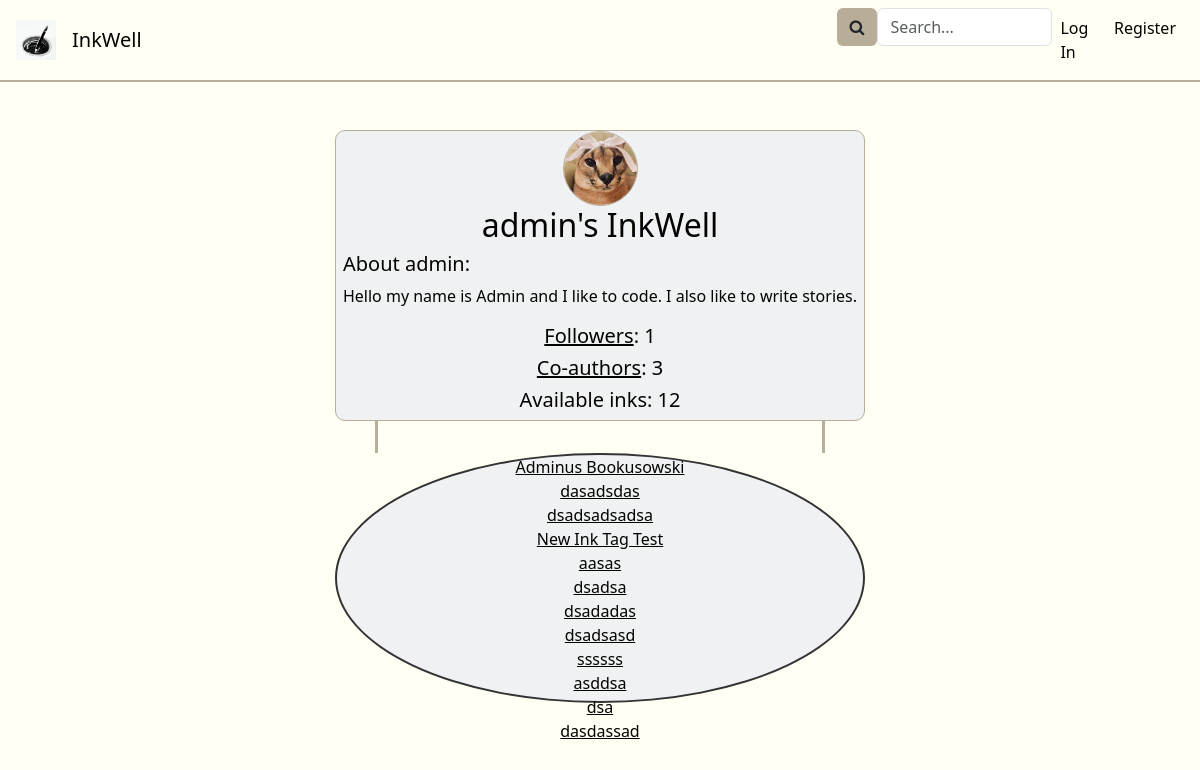
/well/admin, run on an earlier commit of the app's database.
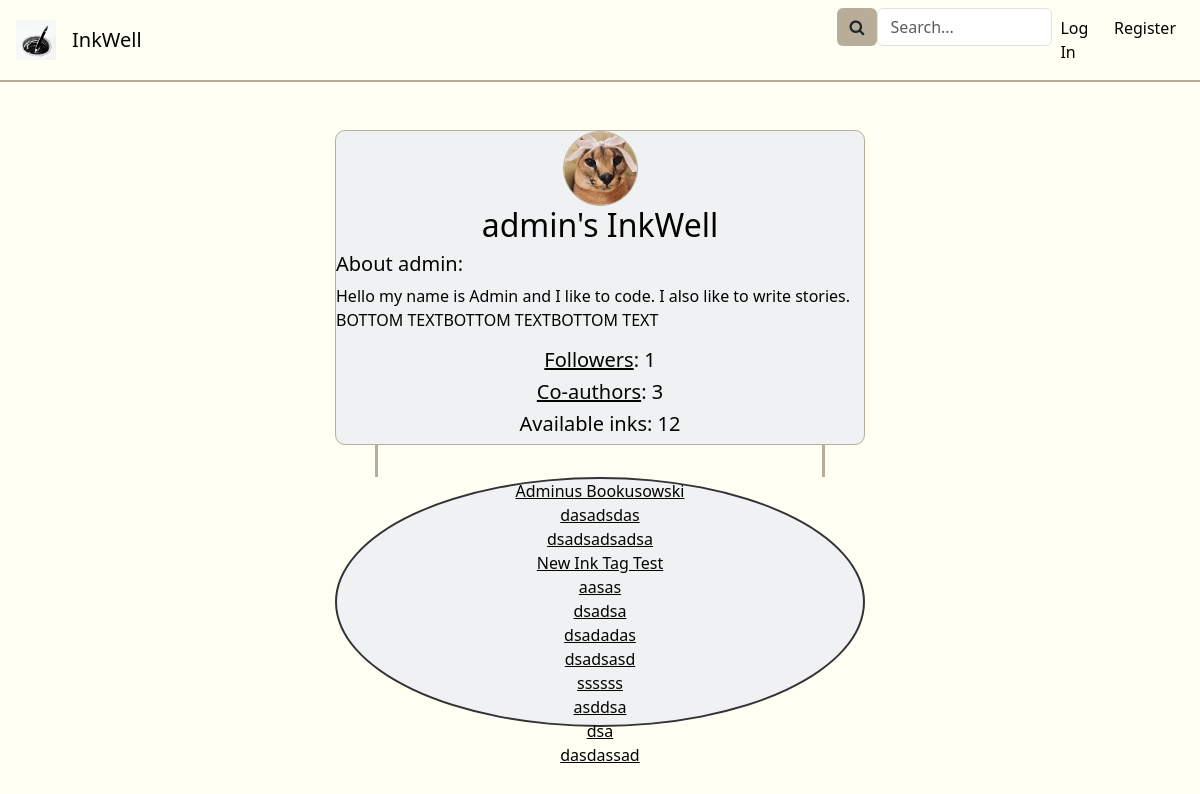
And on a later commit of the database.
### inkwell/models.py (models this page shows, shortened)
class User(AbstractUser):
    about = models.CharField(max_length=250, default="")
    profilePicture = models.ImageField(upload_to='', blank=True, null=True)
    @property
    def acceptedCoAuthorRequests(self): # Amount of accepted co-author requests the author got from other authors
        acar = Ink.objects.filter(inkOwner=self).exclude(coAuthors=None).values_list('coAuthors', flat=True)
        return acar.count()
    @property
    def followers(self):
        f = Follow.objects.filter(followee=self)
        return f.count()
    def __str__(self):
        return f"{self.username}"

class Ink(models.Model):
    wellOrigin = models.ForeignKey(Well, on_delete=models.CASCADE, related_name="well_pk", default="")
    inkOwner = models.ForeignKey(User, on_delete=models.CASCADE, related_name="ink_owner", default="")
    coAuthors = models.ManyToManyField(User, related_name="CoAuthors", blank=True)
    privateStatus = models.BooleanField(default=False)
    updateStatus = models.BooleanField(default=False) # If the Ink is edited at least once, this changes to true
    ink_following = models.ManyToManyField(User, related_name="ink_following", blank=True)
    tags = models.ManyToManyField(Tag, related_name="tags", blank=True)
    description = models.CharField(max_length=500, default="")
    title = models.CharField(max_length=64, default="")
    views = models.PositiveBigIntegerField(default=0)
    creation_date = models.DateTimeField(default=timezone.now, editable=False)

### inkwell/views.py (the view)
# urls.py: path('well/<str:username>', views.well, name='well'),
def well(request, username):
    followCheck = False
    wellOwner = User.objects.get(username=username)
    if request.user.is_authenticated:
        current_user = User.objects.get(pk=request.user.pk)
        if Follow.objects.filter(follower=current_user, followee=wellOwner):
            followCheck = True
    inks = Ink.objects.filter(inkOwner=wellOwner.pk, privateStatus=False)
    followers = wellOwner.followers
    co_authors = wellOwner.acceptedCoAuthorRequests
    return render(request, "inkwell/well.html", {
        "wellOwner": wellOwner,
        "inks": inks,
        "followers": followers,
        "ink_number": len(inks),
        "coAuthors": co_authors,
        "followCheck": followCheck,
        "title": f"{wellOwner}'s InkWell"
    })

### inkwell/templates/inkwell/well.html (shortened to what this page needs)
{% extends "inkwell/layout.html" %}
{% block body %}
<div class="well-col disFdirColAliCen mt-5">
    <div class="well-banner disFdirColAliCen">
        {% if wellOwner.profilePicture %}
            <img class="author-profile-picture" src="/media/{{wellOwner.profilePicture}}">
        {% else %}
            <img class="author-profile-picture" src="/media/no-profile-picture-icon.jpg">
        {% endif %}
        <h2 class="text-center" id="well-username" data-name="{{ wellOwner }}">{{ wellOwner }}'s InkWell</h2>
        <div class="profileAboutMe">
            <h5>About {{ wellOwner }}:</h5>
            <p>{{ wellOwner.about }}</p>
        </div>
        <h5><a href="{% url 'followers' username=wellOwner searchQuery='' %}">Followers</a>: {{ followers }}</h5>
        <h5><a href="{% url 'coauthors' username=wellOwner searchQuery='' %}">Co-authors</a>: {{ coAuthors }}</h5>
        <h5>Available inks: {{ ink_number }}</h5>
    </div>
    <div class="wellUnderBanner disFdirColAliCen">
        <div class="buttonsWellUnderBanner">
        </div>
    </div>
    <div class="well" id="well">
        <div class="inksInWell disFdirColAliCen">
            {% for ink in inks %}
                <a href="{% url 'ink_view' inkID=ink.id %}">{{ink.title}}</a>
            {% endfor %}
        </div>
    </div>
</div>
{% endblock %}

### inkwell/templates/inkwell/layout.html (shortened to what this page needs)
{% load static %}
<!DOCTYPE html>
<html lang="en">
    <head>
        <link href="https://cdn.jsdelivr.net/npm/bootstrap@5.3.2/dist/css/bootstrap.min.css" rel="stylesheet">
        <link href="{% static 'inkwell/styles.css' %}" rel="stylesheet">
        <link rel="stylesheet" href="https://cdnjs.cloudflare.com/ajax/libs/font-awesome/4.7.0/css/font-awesome.min.css">
        <link rel="stylesheet" href="//code.jquery.com/ui/1.12.1/themes/base/jquery-ui.css">
    </head>
    <body>
        <nav class="navbar navbar-expand-lg">
            <img class="nav-logo" src="{% static 'inkwell/inkwell1.ico' %}" width="40px" height="40px">
            <a class="navbar-brand" href="{% url 'index' %}">InkWell</a>
            <div class="collapse navbar-collapse" id="navbarNav">
                <ul class="navbar-nav d-flex justify-content-end nav-right col-4">
                    <li class="nav-item">
                        <form class="form" action="{% url 'mainSearch' %}" method="post">
                            <div class="mainSearchFunction">
                                <button class="btn btn-khaki"><i class="fa fa-search"></i></button>
                                <input class="form-control mainSearchQuery-style" placeholder="Search..." type="text" name="mainSearchQuery">
                            </div>
                        </form>
                    </li>
                    {% if user.is_authenticated %}
                        <li class="nav-item">
                            <a class="nav-link" href="{% url 'logout' %}">Log Out</a>
                        </li>
                    {% else %}
                        <li class="nav-item">
                            <a class="nav-link" href="{% url 'login' %}">Log In</a>
                        </li>
                        <li class="nav-item">
                            <a class="nav-link" href="{% url 'register' %}">Register</a>
                        </li>
                    {% endif %}
                </ul>
            </div>
          </nav>
        <div class="body">
            {% block body %}
            {% endblock %}
        </div>
    </body>
</html>

### inkwell/static/inkwell/styles.css (style rules this page uses)
:root { --black: #020202ff; --dark-green: #0d2818ff; --pakistan-green: #04471cff; --sea-green: #058c42ff; --malachite: #16db65ff; --coquelicot: #f15025ff; --white: #ffffffff; --platinum: #e6e8e6ff; --timberwolf: #ced0ceff; --eerie-black: #191919ff; --gunmetal: #223843ff; --antiflash-white: #eff1f3ff; --timberwolf: #dbd3d8ff; --desert-sand: #d8b4a0ff; --burnt-sienna: #d77a61ff; --baby-powder: #fdfffcff; --lapis-lazuli: #235789ff; --fire-engine-red: #c1292eff; --school-bus-yellow: #f1d302ff; --raisin-black: #161925ff; --khaki: #b7ad99ff; --folly: #ff4365ff; --black: #030301ff; --turquoise: #00d9c0ff; --ivory: #fffff3ff; --primary-color: var(--antiflash-white); --secondary-color: var(--ivory); --background-color: var(--ivory); --text-color: var(--black); --border-color: var(--khaki); --button-color: var(--khaki); }
.navbar-brand, .nav-logo { margin-left: 1rem; }
.navbar { border-bottom: 2px var(--border-color) solid; width: auto; }
.nav-right { margin-right: 1rem; }
.nav-link, .navbar-brand { color: var(--text-color); }
.mainSearchQuery-style { width: 175px; }
.mainSearchFunction { display: flex; justify-content: center; flex-direction: row; }
p, a, h1, h2, h3, h4, h5, span { color: var(--text-color); }
body { background-color: var(--background-color); margin: 0; z-index: 0; }
.disFdirColAliCen { display: flex; flex-direction: column; align-items: center; }
@media (min-width: 531px) { .well-banner, .well { width: 530px; } }
@media (min-width: 531px) { .wellUnderBanner { width: 450px; } }
.author-profile-picture { border: 1px var(--border-color) solid; border-radius: 50%; width: 75px; height: 75px; overflow: hidden; }
.well-col { width: auto; }
.well-banner { height: auto; border: 1.5px var(--border-color) solid; background-color: var(--primary-color); border-radius: 10px; }
.wellUnderBanner { height: auto; border-left: 3px var(--border-color) solid; border-right: 3px var(--border-color) solid; }
.buttonsWellUnderBanner { padding: 1rem; }
.well { height: 250px; border: 2px solid #333; border-radius: 50%; background-color: var(--primary-color); }
.btn-khaki { background-color: var(--button-color); }

What changed in the data, as far as the page shows it:
changed User "admin": about "Hello my name is Admin and I like to code. I also like to write stories." → "Hello my name is Admin and I like to code. I also like to write stories. BOTTOM TEXTBOTTOM TEXTBOTTOM TEXT"
